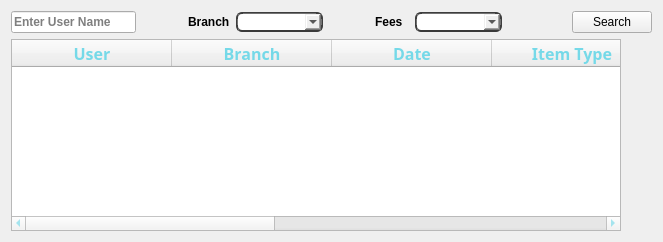
          <widget class="QWidget" name="tab_5">
           <attribute name="title">
            <string>History</string>
           </attribute>
           <layout class="QGridLayout" name="gridLayout_8">
            <item row="0" column="4">
             <spacer name="horizontalSpacer_114">
              <property name="orientation">
               <enum>Qt::Horizontal</enum>
              </property>
              <property name="sizeType">
               <enum>QSizePolicy::Maximum</enum>
              </property>
              <property name="sizeHint" stdset="0">
               <size>
                <width>40</width>
                <height>20</height>
               </size>
              </property>
             </spacer>
            </item>
            <item row="0" column="3">
             <widget class="QComboBox" name="comboBox_14">
              <property name="sizePolicy">
               <sizepolicy hsizetype="MinimumExpanding" vsizetype="Fixed">
                <horstretch>0</horstretch>
                <verstretch>0</verstretch>
               </sizepolicy>
              </property>
              <property name="font">
               <font>
                <weight>75</weight>
                <bold>true</bold>
               </font>
              </property>
              <property name="styleSheet">
               <string notr="true">border-style: outset;
	border-width: 2px;
	border-top-color: qlineargradient(spread:pad, x1:0.5, y1:0.6, x2:0.5, y2:0.4, stop:0 rgba(115, 115, 115, 255), stop:1 rgba(62, 62, 62, 255));
	border-right-color: qlineargradient(spread:pad, x1:0.4, y1:0.5, x2:0.6, y2:0.5, stop:0 rgba(115, 115, 115, 255), stop:1 rgba(62, 62, 62, 255));
	border-left-color: qlineargradient(spread:pad, x1:0.6, y1:0.5, x2:0.4, y2:0.5, stop:0 rgba(115, 115, 115, 255), stop:1 rgba(62, 62, 62, 255));
	border-bottom-color: rgb(58, 58, 58);
	border-bottom-width: 1px;
	border-style: solid;
	border-width: 2px; border-radius: 6px;
	
padding: 0 8px;
</string>
              </property>
             </widget>
            </item>
            <item row="1" column="0" colspan="14">
             <widget class="QTableWidget" name="tableWidget_2">
              <property name="styleSheet">
               <string notr="true">color:rgb(117, 217, 232);</string>
              </property>
              <property name="sortingEnabled">
               <bool>true</bool>
              </property>
              <attribute name="horizontalHeaderCascadingSectionResizes">
               <bool>false</bool>
              </attribute>
              <attribute name="horizontalHeaderDefaultSectionSize">
               <number>160</number>
              </attribute>
              <attribute name="horizontalHeaderHighlightSections">
               <bool>true</bool>
              </attribute>
              <attribute name="horizontalHeaderStretchLastSection">
               <bool>true</bool>
              </attribute>
              <attribute name="verticalHeaderCascadingSectionResizes">
               <bool>true</bool>
              </attribute>
              <attribute name="verticalHeaderDefaultSectionSize">
               <number>45</number>
              </attribute>
              <attribute name="verticalHeaderShowSortIndicator" stdset="0">
               <bool>true</bool>
              </attribute>
              <column>
               <property name="text">
                <string>User</string>
               </property>
               <property name="font">
                <font>
                 <family>Modern No. 20</family>
                 <pointsize>12</pointsize>
                 <weight>75</weight>
                 <bold>true</bold>
                 <kerning>true</kerning>
                </font>
               </property>
               <property name="textAlignment">
                <set>AlignCenter</set>
               </property>
               <property name="background">
                <color>
                 <red>0</red>
                 <green>0</green>
                 <blue>0</blue>
                </color>
               </property>
               <property name="foreground">
                <brush brushstyle="SolidPattern">
                 <color alpha="255">
                  <red>117</red>
                  <green>217</green>
                  <blue>232</blue>
                 </color>
                </brush>
               </property>
              </column>
              <column>
               <property name="text">
                <string>Branch</string>
               </property>
               <property name="font">
                <font>
                 <family>Modern No. 20</family>
                 <pointsize>12</pointsize>
                 <weight>75</weight>
                 <bold>true</bold>
                </font>
               </property>
               <property name="textAlignment">
                <set>AlignCenter</set>
               </property>
               <property name="background">
                <color>
                 <red>0</red>
                 <green>0</green>
                 <blue>0</blue>
                </color>
               </property>
               <property name="foreground">
                <brush brushstyle="SolidPattern">
                 <color alpha="255">
                  <red>117</red>
                  <green>217</green>
                  <blue>232</blue>
                 </color>
                </brush>
               </property>
              </column>
              <column>
               <property name="text">
                <string>Date</string>
               </property>
               <property name="font">
                <font>
                 <family>Modern No. 20</family>
                 <pointsize>12</pointsize>
                 <weight>75</weight>
                 <bold>true</bold>
                </font>
               </property>
               <property name="textAlignment">
                <set>AlignCenter</set>
               </property>
               <property name="background">
                <color>
                 <red>0</red>
                 <green>0</green>
                 <blue>0</blue>
                </color>
               </property>
               <property name="foreground">
                <brush brushstyle="SolidPattern">
                 <color alpha="255">
                  <red>117</red>
                  <green>217</green>
                  <blue>232</blue>
                 </color>
                </brush>
               </property>
              </column>
              <column>
               <property name="text">
                <string>Item Type</string>
               </property>
               <property name="font">
                <font>
                 <family>Modern No. 20</family>
                 <pointsize>12</pointsize>
                 <weight>75</weight>
                 <bold>true</bold>
                </font>
               </property>
               <property name="textAlignment">
                <set>AlignCenter</set>
               </property>
               <property name="background">
                <color>
                 <red>0</red>
                 <green>0</green>
                 <blue>0</blue>
                </color>
               </property>
               <property name="foreground">
                <brush brushstyle="SolidPattern">
                 <color alpha="255">
                  <red>117</red>
                  <green>217</green>
                  <blue>232</blue>
                 </color>
                </brush>
               </property>
              </column>
              <column>
               <property name="text">
                <string>Item Code</string>
               </property>
               <property name="font">
                <font>
                 <family>Modern No. 20</family>
                 <pointsize>12</pointsize>
                 <weight>75</weight>
                 <bold>true</bold>
                </font>
               </property>
               <property name="textAlignment">
                <set>AlignCenter</set>
               </property>
               <property name="background">
                <color>
                 <red>0</red>
                 <green>0</green>
                 <blue>0</blue>
                </color>
               </property>
               <property name="foreground">
                <brush brushstyle="SolidPattern">
                 <color alpha="255">
                  <red>117</red>
                  <green>217</green>
                  <blue>232</blue>
                 </color>
                </brush>
               </property>
              </column>
              <column>
               <property name="text">
                <string>Item Name</string>
               </property>
               <property name="font">
                <font>
                 <family>Modern No. 20</family>
                 <pointsize>12</pointsize>
                 <weight>75</weight>
                 <bold>true</bold>
                </font>
               </property>
               <property name="textAlignment">
                <set>AlignCenter</set>
               </property>
               <property name="background">
                <color>
                 <red>0</red>
                 <green>0</green>
                 <blue>0</blue>
                </color>
               </property>
               <property name="foreground">
                <brush brushstyle="SolidPattern">
                 <color alpha="255">
                  <red>117</red>
                  <green>217</green>
                  <blue>232</blue>
                 </color>
                </brush>
               </property>
              </column>
              <column>
               <property name="text">
                <string>Operation Type</string>
               </property>
               <property name="font">
                <font>
                 <family>Modern No. 20</family>
                 <pointsize>12</pointsize>
                 <weight>75</weight>
                 <bold>true</bold>
                </font>
               </property>
               <property name="textAlignment">
                <set>AlignCenter</set>
               </property>
               <property name="background">
                <color>
                 <red>0</red>
                 <green>0</green>
                 <blue>0</blue>
                </color>
               </property>
               <property name="foreground">
                <brush brushstyle="SolidPattern">
                 <color alpha="255">
                  <red>117</red>
                  <green>217</green>
                  <blue>232</blue>
                 </color>
                </brush>
               </property>
              </column>
             </widget>
            </item>
            <item row="0" column="2">
             <widget class="QLabel" name="label_19">
              <property name="sizePolicy">
               <sizepolicy hsizetype="Preferred" vsizetype="Fixed">
                <horstretch>0</horstretch>
                <verstretch>0</verstretch>
               </sizepolicy>
              </property>
              <property name="font">
               <font>
                <family>MS Shell Dlg 2</family>
                <weight>75</weight>
                <bold>true</bold>
               </font>
              </property>
              <property name="text">
               <string>Branch</string>
              </property>
             </widget>
            </item>
            <item row="0" column="12" colspan="3">
             <widget class="QPushButton" name="pushButton_13">
              <property name="font">
               <font>
                <family>MS Shell Dlg 2</family>
                <weight>50</weight>
                <bold>false</bold>
               </font>
              </property>
              <property name="text">
               <string>Search</string>
              </property>
             </widget>
            </item>
            <item row="0" column="0">
             <widget class="QLineEdit" name="lineEdit_8">
              <property name="sizePolicy">
               <sizepolicy hsizetype="MinimumExpanding" vsizetype="Fixed">
                <horstretch>0</horstretch>
                <verstretch>0</verstretch>
               </sizepolicy>
              </property>
              <property name="font">
               <font>
                <family>MS Shell Dlg 2</family>
                <weight>75</weight>
                <bold>true</bold>
               </font>
              </property>
              <property name="placeholderText">
               <string>Enter User Name</string>
              </property>
             </widget>
            </item>
            <item row="0" column="11">
             <spacer name="horizontalSpacer_113">
              <property name="orientation">
               <enum>Qt::Horizontal</enum>
              </property>
              <property name="sizeType">
               <enum>QSizePolicy::MinimumExpanding</enum>
              </property>
              <property name="sizeHint" stdset="0">
               <size>
                <width>40</width>
                <height>20</height>
               </size>
              </property>
             </spacer>
            </item>
            <item row="0" column="5">
             <widget class="QLabel" name="label_32">
              <property name="sizePolicy">
               <sizepolicy hsizetype="Preferred" vsizetype="Fixed">
                <horstretch>0</horstretch>
                <verstretch>0</verstretch>
               </sizepolicy>
              </property>
              <property name="font">
               <font>
                <family>MS Shell Dlg 2</family>
                <weight>75</weight>
                <bold>true</bold>
               </font>
              </property>
              <property name="text">
               <string>Fees</string>
              </property>
             </widget>
            </item>
            <item row="0" column="1">
             <spacer name="horizontalSpacer_112">
              <property name="orientation">
               <enum>Qt::Horizontal</enum>
              </property>
              <property name="sizeType">
               <enum>QSizePolicy::Maximum</enum>
              </property>
              <property name="sizeHint" stdset="0">
               <size>
                <width>40</width>
                <height>20</height>
               </size>
              </property>
             </spacer>
            </item>
            <item row="0" column="7">
             <widget class="QComboBox" name="comboBox_19">
              <property name="sizePolicy">
               <sizepolicy hsizetype="MinimumExpanding" vsizetype="Fixed">
                <horstretch>0</horstretch>
                <verstretch>0</verstretch>
               </sizepolicy>
              </property>
              <property name="font">
               <font>
                <weight>75</weight>
                <bold>true</bold>
               </font>
              </property>
              <property name="styleSheet">
               <string notr="true">border-style: outset;
	border-width: 2px;
	border-top-color: qlineargradient(spread:pad, x1:0.5, y1:0.6, x2:0.5, y2:0.4, stop:0 rgba(115, 115, 115, 255), stop:1 rgba(62, 62, 62, 255));
	border-right-color: qlineargradient(spread:pad, x1:0.4, y1:0.5, x2:0.6, y2:0.5, stop:0 rgba(115, 115, 115, 255), stop:1 rgba(62, 62, 62, 255));
	border-left-color: qlineargradient(spread:pad, x1:0.6, y1:0.5, x2:0.4, y2:0.5, stop:0 rgba(115, 115, 115, 255), stop:1 rgba(62, 62, 62, 255));
	border-bottom-color: rgb(58, 58, 58);
	border-bottom-width: 1px;
	border-style: solid;
	border-width: 2px; border-radius: 6px;
	
padding: 0 8px;
</string>
              </property>
             </widget>
            </item>
           </layout>
          </widget>
